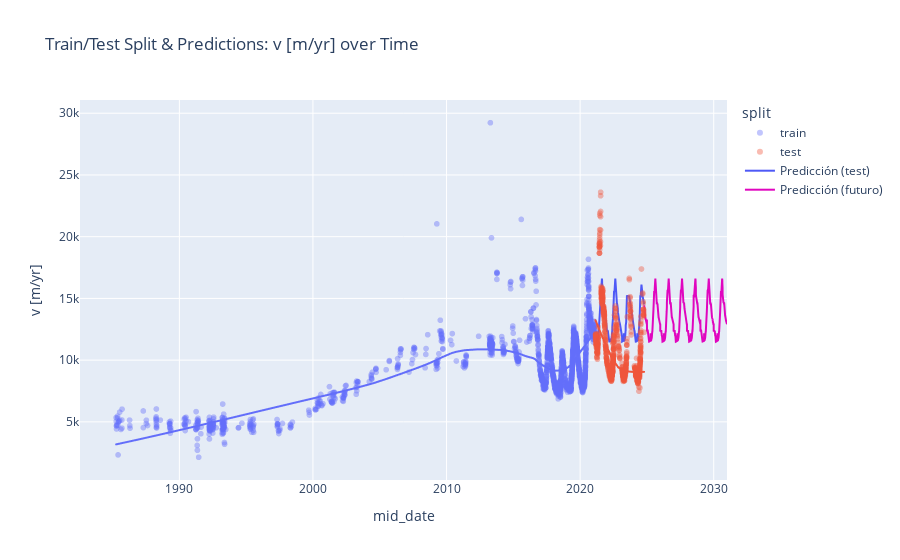

This figure's notebook cell:
### Code cell
# Plot predictions

# Graficar puntos reales y predicciones
fig = px.scatter(
    plot_df,
    x=plot_df.index,
    y='v [m/yr]',
    color='split',
    title='Train/Test Split & Predictions: v [m/yr] over Time',
    opacity=0.4,
    trendline='lowess',
)

# Agregar las predicciones como línea
fig.add_scatter(
    x=y_test.index,
    y=y_pred,
    mode='lines',
    name='Predicción (test)',
    line=dict(color="#4e59f6", width=2),
)

# Agregar las predicciones futuras
fig.add_scatter(
    x=future_dates.index,
    y=future_predictions,
    mode='lines',
    name='Predicción (futuro)',
    line=dict(color="#e006bf", width=2),
)

fig.show()

### Figure 1 — Plotly figure (JSON) as saved in the notebook; plotly's stock layout.template omitted (floating-point values rounded to 4 significant figures; data arrays with more than 128 entries replaced by an {"elided": "..."} marker saying what was removed)
{"data": [{"hovertemplate": "split=train<br>mid_date=%{x}<br>v [m/yr]=%{y}<extra></extra>", "legendgroup": "train", "marker": {"color": "#636efa", "opacity": 0.4, "symbol": "circle"}, "mode": "markers", "name": "train", "showlegend": true, "type": "scattergl", "x": {"elided": "2408 str values"}, "xaxis": "x", "y": {"elided": "2408 int values"}, "yaxis": "y"}, {"hovertemplate": "<b>LOWESS trendline</b><br><br>split=train<br>mid_date=%{x}<br>v [m/yr]=%{y} <b>(trend)</b><extra></extra>", "legendgroup": "train", "marker": {"color": "#636efa", "symbol": "circle"}, "mode": "lines", "name": "train", "showlegend": false, "type": "scattergl", "x": {"elided": "2408 str values"}, "xaxis": "x", "y": {"elided": "2408 float values"}, "yaxis": "y"}, {"hovertemplate": "split=test<br>mid_date=%{x}<br>v [m/yr]=%{y}<extra></extra>", "legendgroup": "test", "marker": {"color": "#EF553B", "opacity": 0.4, "symbol": "circle"}, "mode": "markers", "name": "test", "showlegend": true, "type": "scattergl", "x": {"elided": "1241 str values"}, "xaxis": "x", "y": {"elided": "1241 int values"}, "yaxis": "y"}, {"hovertemplate": "<b>LOWESS trendline</b><br><br>split=test<br>mid_date=%{x}<br>v [m/yr]=%{y} <b>(trend)</b><extra></extra>", "legendgroup": "test", "marker": {"color": "#EF553B", "symbol": "circle"}, "mode": "lines", "name": "test", "showlegend": false, "type": "scattergl", "x": {"elided": "1241 str values"}, "xaxis": "x", "y": {"elided": "1241 float values"}, "yaxis": "y"}, {"line": {"color": "#4e59f6", "width": 2}, "mode": "lines", "name": "Predicción (test)", "type": "scatter", "x": {"elided": "1241 str values"}, "y": {"elided": "1241 float values"}}, {"line": {"color": "#e006bf", "width": 2}, "mode": "lines", "name": "Predicción (futuro)", "type": "scatter", "x": {"elided": "2265 str values"}, "y": {"elided": "2265 float values"}}], "layout": {"legend": {"title": {"text": "split"}, "tracegroupgap": 0}, "title": {"text": "Train/Test Split & Predictions: v [m/yr] over Time"}, "xaxis": {"anchor": "y", "domain": [0, 1], "title": {"text": "mid_date"}}, "yaxis": {"anchor": "x", "domain": [0, 1], "title": {"text": "v [m/yr]"}}}}
